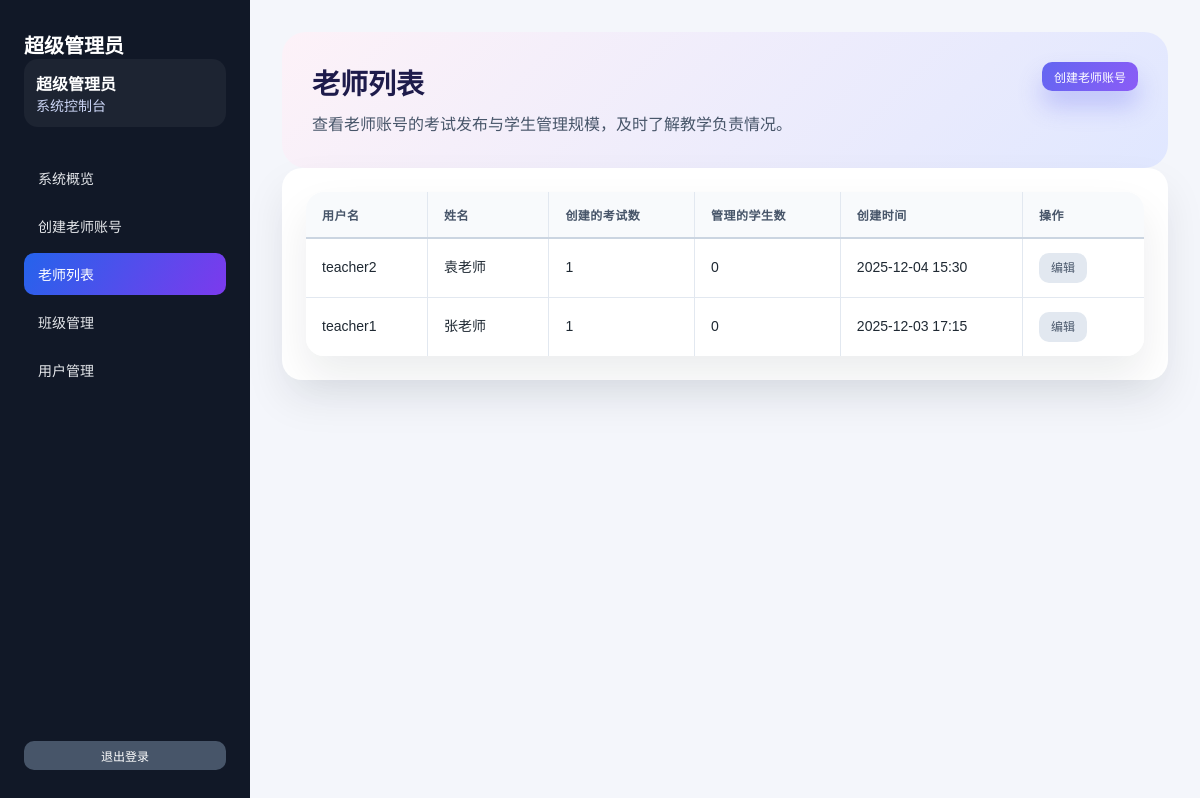
The page /admin/teacher_list.php (signed in) on the database its author committed.
### tables this page shows
CREATE TABLE `users` (
  `id` int(11) NOT NULL AUTO_INCREMENT,
  `username` varchar(50) NOT NULL,
  `password` varchar(255) NOT NULL,
  `name` varchar(50) NOT NULL,
  `role` enum('admin','teacher','student') NOT NULL DEFAULT 'student',
  `class_id` int(11) DEFAULT NULL COMMENT '班级ID，学生所属班级',
  `teacher_id` int(11) DEFAULT NULL COMMENT '创建该学生的老师ID',
  `created_by` int(11) DEFAULT NULL COMMENT '创建者ID',
  `created_at` datetime DEFAULT CURRENT_TIMESTAMP,
  PRIMARY KEY (`id`),
  UNIQUE KEY `username` (`username`),
  KEY `teacher_id` (`teacher_id`),
  KEY `created_by` (`created_by`),
  CONSTRAINT `users_ibfk_1` FOREIGN KEY (`teacher_id`) REFERENCES `users` (`id`) ON DELETE SET NULL,
  CONSTRAINT `users_ibfk_2` FOREIGN KEY (`created_by`) REFERENCES `users` (`id`) ON DELETE SET NULL
);

### config.php (called while the page is built, shortened)
<?php
function getDB() {
    static $pdo = null;
    if ($pdo === null) {
        try {
            $dsn = "mysql:host=" . DB_HOST . ";dbname=" . DB_NAME . ";charset=" . DB_CHARSET;
            $pdo = new PDO($dsn, DB_USER, DB_PASS);
            $pdo->setAttribute(PDO::ATTR_ERRMODE, PDO::ERRMODE_EXCEPTION);
            $pdo->setAttribute(PDO::ATTR_DEFAULT_FETCH_MODE, PDO::FETCH_ASSOC);
        } catch(PDOException $e) {
            die("数据库连接失败: " . $e->getMessage());
        }
    }
    return $pdo;
}
function getCurrentUser() {
    $pdo = getDB();
    $stmt = $pdo->prepare("SELECT * FROM users WHERE id = ?");
    $stmt->execute([$_SESSION['user_id']]);
    return $stmt->fetch();
}
?>

### admin/teacher_list.php (the view, shortened to what this page needs)
<?php
require_once '../config.php';
require_once 'admin_sidebar.php';
$pdo = getDB();
$user = getCurrentUser();
$teachers = $pdo->query("SELECT u.*,
                        (SELECT COUNT(*) FROM exams WHERE teacher_id = u.id) as exam_count,
                        (SELECT COUNT(*) FROM users WHERE teacher_id = u.id) as student_count
                        FROM users u
                        WHERE u.role = 'teacher'
                        ORDER BY u.created_at DESC")->fetchAll();
?>
<!DOCTYPE html>
<html lang="zh-CN">
<head>
    <link rel="stylesheet" href="../style.css">
</head>
<body>
    <div class="app-shell">
        <?php renderAdminSidebar('teacher_list', $user); ?>
        <main class="app-content">
            <section class="page-hero">
                <div>
                    <h1>老师列表</h1>
                    <p>查看老师账号的考试发布与学生管理规模，及时了解教学负责情况。</p>
                </div>
                <div>
                    <a href="create_teacher.php" class="btn btn-primary btn-small">创建老师账号</a>
                </div>
            </section>
            <div class="card">
                <div class="table-wrapper">
                    <table>
                        <thead>
                            <tr>
                                <th>用户名</th>
                                <th>姓名</th>
                                <th>创建的考试数</th>
                                <th>管理的学生数</th>
                                <th>创建时间</th>
                                <th>操作</th>
                            </tr>
                        </thead>
                        <tbody>
                            <?php if (empty($teachers)): ?>
                                <tr>
                                    <td colspan="7" style="text-align:center;color:#94a3b8;">暂无老师</td>
                                </tr>
                            <?php else: ?>
                                <?php foreach ($teachers as $teacher): ?>
                                    <tr>
                                        <td><?php echo htmlspecialchars($teacher['username']); ?></td>
                                        <td><?php echo htmlspecialchars($teacher['name']); ?></td>
                                        <td><?php echo $teacher['exam_count']; ?></td>
                                        <td><?php echo $teacher['student_count']; ?></td>
                                        <td><?php echo date('Y-m-d H:i', strtotime($teacher['created_at'])); ?></td>
                                        <td>
                                            <a href="edit_user.php?id=<?php echo $teacher['id']; ?>" class="btn btn-muted btn-small">编辑</a>
                                        </td>
                                    </tr>
                                <?php endforeach; ?>
                            <?php endif; ?>
                        </tbody>
                    </table>
                </div>
            </div>
        </main>
    </div>
</body>
</html>

### admin/admin_sidebar.php (shortened to what this page needs)
<?php
function renderAdminSidebar($activeKey = 'dashboard', $user = null) {
    $menu = [
        'dashboard' => ['label' => '系统概览', 'href' => 'index.php'],
        'create_teacher' => ['label' => '创建老师账号', 'href' => 'create_teacher.php'],
        'teacher_list' => ['label' => '老师列表', 'href' => 'teacher_list.php'],
        'manage_classes' => ['label' => '班级管理', 'href' => 'manage_classes.php'],
        'user_list' => ['label' => '用户管理', 'href' => 'user_list.php'],
    ];
    $userName = $user ? htmlspecialchars($user['name']) : '管理员';
    ?>
    <aside class="app-sidebar" id="app-sidebar">
        <div>
            <div class="sidebar-brand">超级管理员</div>
            <div class="sidebar-user">
                <strong><?php echo $userName; ?></strong>
                <span>系统控制台</span>
            </div>
        </div>
        <nav class="sidebar-menu">
            <?php foreach ($menu as $key => $item): ?>
                <a href="<?php echo $item['href']; ?>" class="<?php echo $key === $activeKey ? 'active' : ''; ?>" onclick="closeMobileMenu()">
                    <?php echo htmlspecialchars($item['label']); ?>
                </a>
            <?php endforeach; ?>
        </nav>
        <a href="logout.php" class="btn btn-secondary btn-small" onclick="closeMobileMenu()">退出登录</a>
    </aside>
    <?php
}

### style.css (style rules this page uses)
* { margin: 0; padding: 0; box-sizing: border-box; }
body { font-family: 'Microsoft YaHei', Arial, sans-serif; background: #f4f6fb; min-height: 100vh; color: #1f2933; }
.app-shell { display: flex; min-height: 100vh; }
.app-sidebar { width: 250px; background: #111827; color: white; display: flex; flex-direction: column; padding: 30px 24px; gap: 30px; }
.sidebar-brand { font-size: 20px; font-weight: 600; }
.sidebar-user { background: rgba(255,255,255,0.05); border-radius: 14px; padding: 12px; }
.sidebar-user span { display: block; font-size: 14px; color: #cbd5f5; }
.sidebar-menu { display: flex; flex-direction: column; gap: 6px; flex: 1; }
.sidebar-menu a { color: #e5e7eb; padding: 11px 14px; border-radius: 10px; text-decoration: none; transition: background 0.2s, transform 0.2s; font-size: 14px; }
.sidebar-menu a.active { background: linear-gradient(120deg, #2563eb, #7c3aed); color: #fff; }
.app-content { flex: 1; padding: 32px; }
.page-hero { background: linear-gradient(135deg, #fdf2f8, #e0e7ff); border-radius: 24px; padding: 30px; display: flex; justify-content: space-between; gap: 40px; align-items: flex-start; }
.page-hero h1 { font-size: 28px; color: #1e1b4b; margin-bottom: 10px; }
.page-hero p { color: #475569; line-height: 1.6; }
.btn { padding: 10px 20px; border: none; border-radius: 10px; cursor: pointer; font-size: 14px; transition: all 0.3s; text-decoration: none; display: inline-block; text-align: center; font-weight: 500; }
.btn-primary { background: linear-gradient(120deg, #6366f1, #8b5cf6); color: white; box-shadow: 0 15px 25px rgba(99, 102, 241, 0.3); }
.btn-secondary { background: #475569; color: white; }
.btn-muted { background: #e2e8f0; color: #475569; }
.btn-small { padding: 6px 12px; font-size: 12px; }
.card { background: white; border-radius: 20px; padding: 24px; margin-bottom: 24px; box-shadow: 0 20px 40px rgba(15, 23, 42, 0.08); }
.table-wrapper { background: white; border-radius: 18px; box-shadow: 0 20px 40px rgba(15, 23, 42, 0.08); overflow: hidden; position: relative; }
table { width: 100%; border-collapse: collapse; border-spacing: 0; table-layout: auto; }
table th, table td { padding: 14px 16px; border-right: 1px solid #e2e8f0; border-bottom: 1px solid #e2e8f0; text-align: left; vertical-align: middle; box-sizing: border-box; margin: 0; }
table th:last-child, table td:last-child { border-right: none; }
table tr:last-child td { border-bottom: none; }
table th { background: #f8fafc; font-size: 12px; letter-spacing: 0.04em; color: #475569; text-transform: uppercase; font-weight: 600; white-space: nowrap; border-bottom: 2px solid #cbd5e1; }
table td { word-break: break-word; font-size: 14px; line-height: 1.5; background: white; }
table th:nth-child(1), table td:nth-child(1) { min-width: 100px; max-width: 150px; }
table th:nth-child(2), table td:nth-child(2) { min-width: 100px; max-width: 150px; }
table th:nth-child(3), table td:nth-child(3) { min-width: 120px; max-width: 180px; text-align: left; }
table th:nth-child(4), table td:nth-child(4) { min-width: 120px; max-width: 180px; text-align: left; }
table th:nth-child(5), table td:nth-child(5) { min-width: 150px; max-width: 200px; text-align: left; }
table th:last-child, table td:last-child { min-width: 100px; white-space: nowrap; text-align: left; }

### rows shown on the page
users: name "超级管理员"
users: username "teacher2", name "袁老师", exam_count "1", student_count "0", created_at "2025-12-04 15:30"
users: username "teacher1", name "张老师", exam_count "1", student_count "0", created_at "2025-12-03 17:15"

### other values the page prints
$item['label'] "系统概览"
$item['label'] "创建老师账号"
$item['label'] "老师列表"
$item['label'] "班级管理"
$item['label'] "用户管理"
